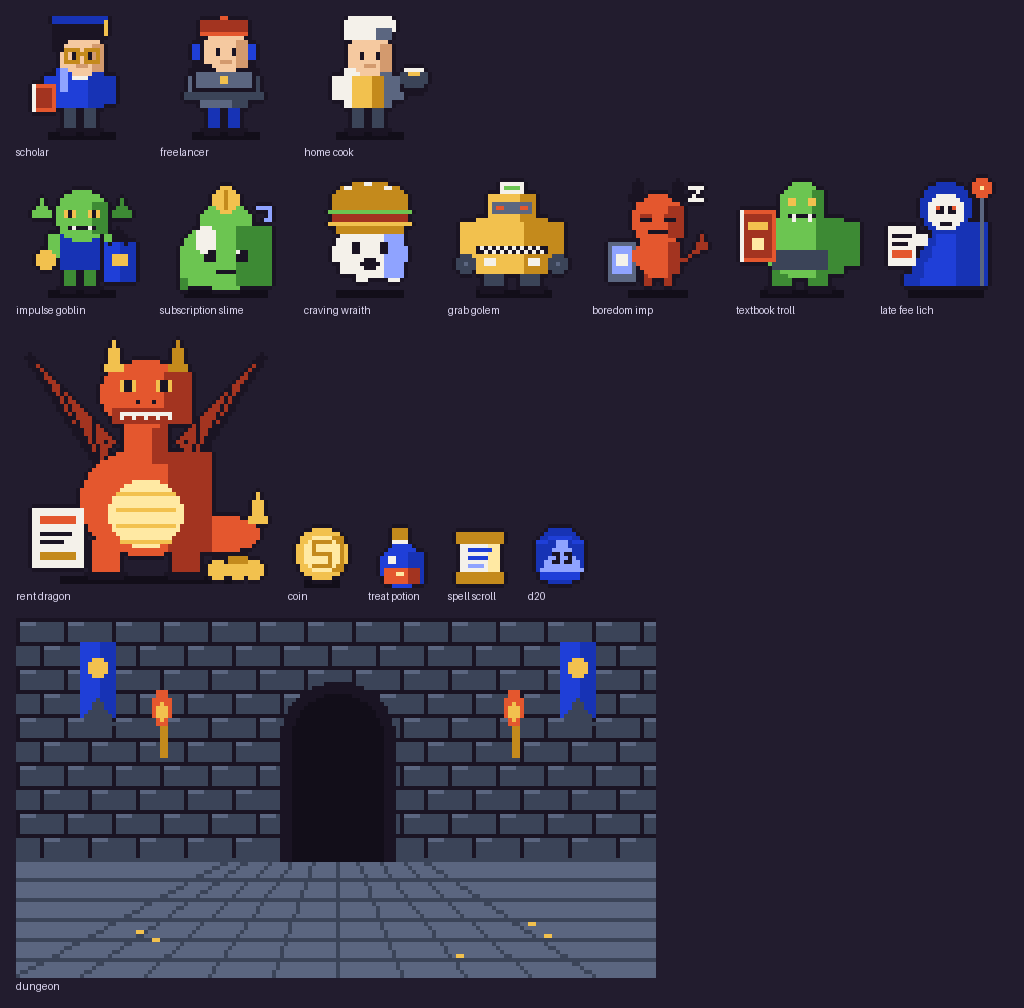

The Python source for this figure:
"""Compose rendered sprites into one labelled preview sheet at integer scale."""

from pathlib import Path

from PIL import Image, ImageDraw

ROOT = Path(__file__).parent / "output"
SCALE = 4
PAD = 16
BG = (34, 28, 46, 255)

ROWS = [
    ["hero_scholar", "hero_freelancer", "hero_home_cook"],
    ["monster_impulse_goblin", "monster_subscription_slime", "monster_craving_wraith",
     "monster_grab_golem", "monster_boredom_imp", "monster_textbook_troll", "monster_late_fee_lich"],
    ["boss_rent_dragon", "item_coin", "item_treat_potion", "item_spell_scroll", "item_d20"],
    ["bg_dungeon"],
]


def frame(name):
    d = ROOT / name
    first = d / "frame.png" if (d / "frame.png").exists() else sorted(d.glob("frame_*.png"))[0]
    img = Image.open(first).convert("RGBA")
    return img.resize((img.width * SCALE, img.height * SCALE), Image.NEAREST)


def main():
    rows = [[(n, frame(n)) for n in row] for row in ROWS]
    label_h = 14
    width = max(sum(i.width + PAD for _, i in r) + PAD for r in rows)
    height = sum(max(i.height for _, i in r) + label_h + PAD for r in rows) + PAD
    sheet = Image.new("RGBA", (width, height), BG)
    draw = ImageDraw.Draw(sheet)
    y = PAD
    for r in rows:
        x = PAD
        row_h = max(i.height for _, i in r)
        for name, img in r:
            sheet.alpha_composite(img, (x, y + row_h - img.height))
            draw.text((x, y + row_h + 2), name.split("_", 1)[1].replace("_", " "), fill=(220, 214, 240, 255))
            x += img.width + PAD
        y += row_h + label_h + PAD
    out = Path(__file__).parent / "contact_sheet.png"
    sheet.save(out)
    print(out, sheet.size)


if __name__ == "__main__":
    main()
